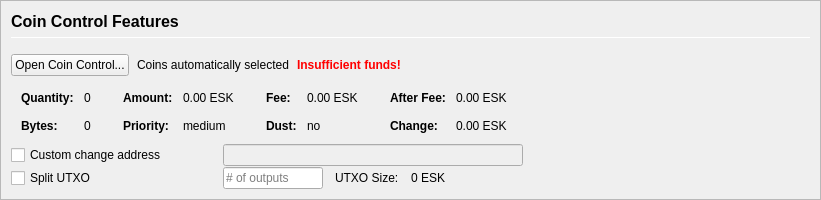
         <widget class="QFrame" name="frameCoinControl">
          <property name="sizePolicy">
           <sizepolicy hsizetype="Expanding" vsizetype="Expanding">
            <horstretch>0</horstretch>
            <verstretch>0</verstretch>
           </sizepolicy>
          </property>
          <property name="maximumSize">
           <size>
            <width>16777215</width>
            <height>16777215</height>
           </size>
          </property>
          <property name="frameShape">
           <enum>QFrame::StyledPanel</enum>
          </property>
          <property name="frameShadow">
           <enum>QFrame::Sunken</enum>
          </property>
          <layout class="QVBoxLayout" name="verticalLayoutCoinControl2">
           <property name="spacing">
            <number>0</number>
           </property>
           <property name="margin">
            <number>0</number>
           </property>
           <item>
            <widget class="QFrame" name="frameCoinControl_BG">
             <layout class="QVBoxLayout" name="verticalLayoutCoinControl" stretch="0,0,0,0,0,0">
              <property name="spacing">
               <number>1</number>
              </property>
              <property name="leftMargin">
               <number>10</number>
              </property>
              <property name="topMargin">
               <number>10</number>
              </property>
              <item>
               <layout class="QHBoxLayout" name="horizontalLayoutCoinControl1">
                <property name="bottomMargin">
                 <number>15</number>
                </property>
                <item>
                 <layout class="QVBoxLayout" name="verticalLayout_3">
                  <property name="spacing">
                   <number>6</number>
                  </property>
                  <item>
                   <widget class="QLabel" name="labelCoinControlFeatures">
                    <property name="sizePolicy">
                     <sizepolicy hsizetype="Preferred" vsizetype="Maximum">
                      <horstretch>0</horstretch>
                      <verstretch>0</verstretch>
                     </sizepolicy>
                    </property>
                    <property name="minimumSize">
                     <size>
                      <width>0</width>
                      <height>20</height>
                     </size>
                    </property>
                    <property name="font">
                     <font>
                      <pointsize>12</pointsize>
                      <weight>75</weight>
                      <bold>true</bold>
                     </font>
                    </property>
                    <property name="styleSheet">
                     <string notr="true">font-weight:bold;</string>
                    </property>
                    <property name="text">
                     <string>Coin Control Features</string>
                    </property>
                   </widget>
                  </item>
                  <item>
                   <widget class="Line" name="line">
                    <property name="minimumSize">
                     <size>
                      <width>0</width>
                      <height>1</height>
                     </size>
                    </property>
                    <property name="maximumSize">
                     <size>
                      <width>16777215</width>
                      <height>1</height>
                     </size>
                    </property>
                    <property name="orientation">
                     <enum>Qt::Horizontal</enum>
                    </property>
                   </widget>
                  </item>
                 </layout>
                </item>
               </layout>
              </item>
              <item>
               <layout class="QHBoxLayout" name="horizontalLayoutCoinControl2" stretch="0,0,0,0">
                <property name="spacing">
                 <number>8</number>
                </property>
                <property name="bottomMargin">
                 <number>10</number>
                </property>
                <item>
                 <widget class="QPushButton" name="pushButtonCoinControl">
                  <property name="styleSheet">
                   <string notr="true"/>
                  </property>
                  <property name="text">
                   <string>Open Coin Control...</string>
                  </property>
                  <property name="autoDefault">
                   <bool>false</bool>
                  </property>
                 </widget>
                </item>
                <item>
                 <widget class="QLabel" name="labelCoinControlAutomaticallySelected">
                  <property name="text">
                   <string>Coins automatically selected</string>
                  </property>
                  <property name="margin">
                   <number>5</number>
                  </property>
                 </widget>
                </item>
                <item>
                 <widget class="QLabel" name="labelCoinControlInsuffFunds">
                  <property name="font">
                   <font>
                    <weight>75</weight>
                    <bold>true</bold>
                   </font>
                  </property>
                  <property name="styleSheet">
                   <string notr="true">color:red;font-weight:bold;</string>
                  </property>
                  <property name="text">
                   <string>Insufficient funds!</string>
                  </property>
                  <property name="margin">
                   <number>5</number>
                  </property>
                 </widget>
                </item>
                <item>
                 <spacer name="horizontalSpacerCoinControl">
                  <property name="orientation">
                   <enum>Qt::Horizontal</enum>
                  </property>
                  <property name="sizeHint" stdset="0">
                   <size>
                    <width>40</width>
                    <height>1</height>
                   </size>
                  </property>
                 </spacer>
                </item>
               </layout>
              </item>
              <item>
               <widget class="QWidget" name="widgetCoinControl" native="true">
                <property name="sizePolicy">
                 <sizepolicy hsizetype="Preferred" vsizetype="Preferred">
                  <horstretch>0</horstretch>
                  <verstretch>0</verstretch>
                 </sizepolicy>
                </property>
                <property name="minimumSize">
                 <size>
                  <width>0</width>
                  <height>0</height>
                 </size>
                </property>
                <property name="styleSheet">
                 <string notr="true"/>
                </property>
                <layout class="QHBoxLayout" name="horizontalLayoutCoinControl5">
                 <property name="margin">
                  <number>0</number>
                 </property>
                 <item>
                  <layout class="QHBoxLayout" name="horizontalLayoutCoinControl3" stretch="0,0,0,1">
                   <property name="spacing">
                    <number>20</number>
                   </property>
                   <property name="topMargin">
                    <number>0</number>
                   </property>
                   <property name="bottomMargin">
                    <number>10</number>
                   </property>
                   <item>
                    <layout class="QFormLayout" name="formLayoutCoinControl1">
                     <property name="horizontalSpacing">
                      <number>10</number>
                     </property>
                     <property name="verticalSpacing">
                      <number>14</number>
                     </property>
                     <property name="leftMargin">
                      <number>10</number>
                     </property>
                     <property name="topMargin">
                      <number>4</number>
                     </property>
                     <property name="rightMargin">
                      <number>6</number>
                     </property>
                     <item row="0" column="0">
                      <widget class="QLabel" name="labelCoinControlQuantityText">
                       <property name="font">
                        <font>
                         <weight>75</weight>
                         <bold>true</bold>
                        </font>
                       </property>
                       <property name="text">
                        <string>Quantity:</string>
                       </property>
                       <property name="margin">
                        <number>0</number>
                       </property>
                      </widget>
                     </item>
                     <item row="0" column="1">
                      <widget class="QLabel" name="labelCoinControlQuantity">
                       <property name="cursor">
                        <cursorShape>IBeamCursor</cursorShape>
                       </property>
                       <property name="contextMenuPolicy">
                        <enum>Qt::ActionsContextMenu</enum>
                       </property>
                       <property name="text">
                        <string notr="true">0</string>
                       </property>
                       <property name="margin">
                        <number>0</number>
                       </property>
                       <property name="textInteractionFlags">
                        <set>Qt::LinksAccessibleByMouse|Qt::TextSelectableByKeyboard|Qt::TextSelectableByMouse</set>
                       </property>
                      </widget>
                     </item>
                     <item row="1" column="0">
                      <widget class="QLabel" name="labelCoinControlBytesText">
                       <property name="font">
                        <font>
                         <weight>75</weight>
                         <bold>true</bold>
                        </font>
                       </property>
                       <property name="text">
                        <string>Bytes:</string>
                       </property>
                      </widget>
                     </item>
                     <item row="1" column="1">
                      <widget class="QLabel" name="labelCoinControlBytes">
                       <property name="cursor">
                        <cursorShape>IBeamCursor</cursorShape>
                       </property>
                       <property name="contextMenuPolicy">
                        <enum>Qt::ActionsContextMenu</enum>
                       </property>
                       <property name="text">
                        <string notr="true">0</string>
                       </property>
                       <property name="textInteractionFlags">
                        <set>Qt::LinksAccessibleByMouse|Qt::TextSelectableByKeyboard|Qt::TextSelectableByMouse</set>
                       </property>
                      </widget>
                     </item>
                    </layout>
                   </item>
                   <item>
                    <layout class="QFormLayout" name="formLayoutCoinControl2">
                     <property name="horizontalSpacing">
                      <number>10</number>
                     </property>
                     <property name="verticalSpacing">
                      <number>14</number>
                     </property>
                     <property name="leftMargin">
                      <number>6</number>
                     </property>
                     <property name="topMargin">
                      <number>4</number>
                     </property>
                     <property name="rightMargin">
                      <number>6</number>
                     </property>
                     <item row="0" column="0">
                      <widget class="QLabel" name="labelCoinControlAmountText">
                       <property name="font">
                        <font>
                         <weight>75</weight>
                         <bold>true</bold>
                        </font>
                       </property>
                       <property name="text">
                        <string>Amount:</string>
                       </property>
                       <property name="margin">
                        <number>0</number>
                       </property>
                      </widget>
                     </item>
                     <item row="0" column="1">
                      <widget class="QLabel" name="labelCoinControlAmount">
                       <property name="cursor">
                        <cursorShape>IBeamCursor</cursorShape>
                       </property>
                       <property name="contextMenuPolicy">
                        <enum>Qt::ActionsContextMenu</enum>
                       </property>
                       <property name="text">
                        <string notr="true">0.00 ESK</string>
                       </property>
                       <property name="textInteractionFlags">
                        <set>Qt::LinksAccessibleByMouse|Qt::TextSelectableByKeyboard|Qt::TextSelectableByMouse</set>
                       </property>
                      </widget>
                     </item>
                     <item row="1" column="0">
                      <widget class="QLabel" name="labelCoinControlPriorityText">
                       <property name="font">
                        <font>
                         <weight>75</weight>
                         <bold>true</bold>
                        </font>
                       </property>
                       <property name="text">
                        <string>Priority:</string>
                       </property>
                      </widget>
                     </item>
                     <item row="1" column="1">
                      <widget class="QLabel" name="labelCoinControlPriority">
                       <property name="cursor">
                        <cursorShape>IBeamCursor</cursorShape>
                       </property>
                       <property name="contextMenuPolicy">
                        <enum>Qt::ActionsContextMenu</enum>
                       </property>
                       <property name="text">
                        <string>medium</string>
                       </property>
                       <property name="textInteractionFlags">
                        <set>Qt::LinksAccessibleByMouse|Qt::TextSelectableByKeyboard|Qt::TextSelectableByMouse</set>
                       </property>
                      </widget>
                     </item>
                    </layout>
                   </item>
                   <item>
                    <layout class="QFormLayout" name="formLayoutCoinControl3">
                     <property name="horizontalSpacing">
                      <number>10</number>
                     </property>
                     <property name="verticalSpacing">
                      <number>14</number>
                     </property>
                     <property name="leftMargin">
                      <number>6</number>
                     </property>
                     <property name="topMargin">
                      <number>4</number>
                     </property>
                     <property name="rightMargin">
                      <number>6</number>
                     </property>
                     <item row="0" column="0">
                      <widget class="QLabel" name="labelCoinControlFeeText">
                       <property name="font">
                        <font>
                         <weight>75</weight>
                         <bold>true</bold>
                        </font>
                       </property>
                       <property name="text">
                        <string>Fee:</string>
                       </property>
                       <property name="margin">
                        <number>0</number>
                       </property>
                      </widget>
                     </item>
                     <item row="0" column="1">
                      <widget class="QLabel" name="labelCoinControlFee">
                       <property name="cursor">
                        <cursorShape>IBeamCursor</cursorShape>
                       </property>
                       <property name="contextMenuPolicy">
                        <enum>Qt::ActionsContextMenu</enum>
                       </property>
                       <property name="text">
                        <string notr="true">0.00 ESK</string>
                       </property>
                       <property name="textInteractionFlags">
                        <set>Qt::LinksAccessibleByMouse|Qt::TextSelectableByKeyboard|Qt::TextSelectableByMouse</set>
                       </property>
                      </widget>
                     </item>
                     <item row="1" column="0">
                      <widget class="QLabel" name="labelCoinControlLowOutputText">
                       <property name="font">
                        <font>
                         <weight>75</weight>
                         <bold>true</bold>
                        </font>
                       </property>
                       <property name="text">
                        <string>Dust:</string>
                       </property>
                      </widget>
                     </item>
                     <item row="1" column="1">
                      <widget class="QLabel" name="labelCoinControlLowOutput">
                       <property name="cursor">
                        <cursorShape>IBeamCursor</cursorShape>
                       </property>
                       <property name="contextMenuPolicy">
                        <enum>Qt::ActionsContextMenu</enum>
                       </property>
                       <property name="text">
                        <string>no</string>
                       </property>
                       <property name="textInteractionFlags">
                        <set>Qt::LinksAccessibleByMouse|Qt::TextSelectableByKeyboard|Qt::TextSelectableByMouse</set>
                       </property>
                      </widget>
                     </item>
                    </layout>
                   </item>
                   <item>
                    <layout class="QFormLayout" name="formLayoutCoinControl4">
                     <property name="horizontalSpacing">
                      <number>10</number>
                     </property>
                     <property name="verticalSpacing">
                      <number>14</number>
                     </property>
                     <property name="leftMargin">
                      <number>6</number>
                     </property>
                     <property name="topMargin">
                      <number>4</number>
                     </property>
                     <property name="rightMargin">
                      <number>6</number>
                     </property>
                     <item row="0" column="0">
                      <widget class="QLabel" name="labelCoinControlAfterFeeText">
                       <property name="font">
                        <font>
                         <weight>75</weight>
                         <bold>true</bold>
                        </font>
                       </property>
                       <property name="text">
                        <string>After Fee:</string>
                       </property>
                       <property name="margin">
                        <number>0</number>
                       </property>
                      </widget>
                     </item>
                     <item row="0" column="1">
                      <widget class="QLabel" name="labelCoinControlAfterFee">
                       <property name="cursor">
                        <cursorShape>IBeamCursor</cursorShape>
                       </property>
                       <property name="contextMenuPolicy">
                        <enum>Qt::ActionsContextMenu</enum>
                       </property>
                       <property name="text">
                        <string notr="true">0.00 ESK</string>
                       </property>
                       <property name="textInteractionFlags">
                        <set>Qt::LinksAccessibleByMouse|Qt::TextSelectableByKeyboard|Qt::TextSelectableByMouse</set>
                       </property>
                      </widget>
                     </item>
                     <item row="1" column="0">
                      <widget class="QLabel" name="labelCoinControlChangeText">
                       <property name="font">
                        <font>
                         <weight>75</weight>
                         <bold>true</bold>
                        </font>
                       </property>
                       <property name="text">
                        <string>Change:</string>
                       </property>
                      </widget>
                     </item>
                     <item row="1" column="1">
                      <widget class="QLabel" name="labelCoinControlChange">
                       <property name="cursor">
                        <cursorShape>IBeamCursor</cursorShape>
                       </property>
                       <property name="contextMenuPolicy">
                        <enum>Qt::ActionsContextMenu</enum>
                       </property>
                       <property name="text">
                        <string notr="true">0.00 ESK</string>
                       </property>
                       <property name="textInteractionFlags">
                        <set>Qt::LinksAccessibleByMouse|Qt::TextSelectableByKeyboard|Qt::TextSelectableByMouse</set>
                       </property>
                      </widget>
                     </item>
                    </layout>
                   </item>
                  </layout>
                 </item>
                </layout>
               </widget>
              </item>
              <item>
               <layout class="QHBoxLayout" name="horizontalLayoutCoinControl4">
                <property name="spacing">
                 <number>12</number>
                </property>
                <property name="sizeConstraint">
                 <enum>QLayout::SetDefaultConstraint</enum>
                </property>
                <property name="topMargin">
                 <number>0</number>
                </property>
                <property name="rightMargin">
                 <number>0</number>
                </property>
                <item>
                 <widget class="QCheckBox" name="checkBoxCoinControlChange">
                  <property name="sizePolicy">
                   <sizepolicy hsizetype="Preferred" vsizetype="Preferred">
                    <horstretch>0</horstretch>
                    <verstretch>0</verstretch>
                   </sizepolicy>
                  </property>
                  <property name="minimumSize">
                   <size>
                    <width>200</width>
                    <height>0</height>
                   </size>
                  </property>
                  <property name="maximumSize">
                   <size>
                    <width>200</width>
                    <height>16777215</height>
                   </size>
                  </property>
                  <property name="toolTip">
                   <string>If this is activated, but the change address is empty or invalid, change will be sent to a newly generated address.</string>
                  </property>
                  <property name="text">
                   <string>Custom change address</string>
                  </property>
                 </widget>
                </item>
                <item>
                 <widget class="QValidatedLineEdit" name="lineEditCoinControlChange">
                  <property name="enabled">
                   <bool>false</bool>
                  </property>
                  <property name="sizePolicy">
                   <sizepolicy hsizetype="Preferred" vsizetype="Preferred">
                    <horstretch>0</horstretch>
                    <verstretch>0</verstretch>
                   </sizepolicy>
                  </property>
                  <property name="minimumSize">
                   <size>
                    <width>300</width>
                    <height>0</height>
                   </size>
                  </property>
                 </widget>
                </item>
                <item>
                 <widget class="QLabel" name="labelCoinControlChangeLabel">
                  <property name="sizePolicy">
                   <sizepolicy hsizetype="Preferred" vsizetype="Preferred">
                    <horstretch>0</horstretch>
                    <verstretch>0</verstretch>
                   </sizepolicy>
                  </property>
                  <property name="minimumSize">
                   <size>
                    <width>100</width>
                    <height>0</height>
                   </size>
                  </property>
                  <property name="text">
                   <string/>
                  </property>
                  <property name="margin">
                   <number>3</number>
                  </property>
                 </widget>
                </item>
               </layout>
              </item>
              <item>
               <layout class="QHBoxLayout" name="horizontalLayoutCoinControl6">
                <property name="spacing">
                 <number>12</number>
                </property>
                <property name="rightMargin">
                 <number>0</number>
                </property>
                <item>
                 <widget class="QCheckBox" name="splitBlockCheckBox">
                  <property name="sizePolicy">
                   <sizepolicy hsizetype="Preferred" vsizetype="Preferred">
                    <horstretch>0</horstretch>
                    <verstretch>0</verstretch>
                   </sizepolicy>
                  </property>
                  <property name="minimumSize">
                   <size>
                    <width>200</width>
                    <height>0</height>
                   </size>
                  </property>
                  <property name="maximumSize">
                   <size>
                    <width>200</width>
                    <height>16777215</height>
                   </size>
                  </property>
                  <property name="text">
                   <string>Split UTXO</string>
                  </property>
                 </widget>
                </item>
                <item>
                 <widget class="QLineEdit" name="splitBlockLineEdit">
                  <property name="sizePolicy">
                   <sizepolicy hsizetype="Preferred" vsizetype="Preferred">
                    <horstretch>50</horstretch>
                    <verstretch>0</verstretch>
                   </sizepolicy>
                  </property>
                  <property name="minimumSize">
                   <size>
                    <width>100</width>
                    <height>0</height>
                   </size>
                  </property>
                  <property name="maximumSize">
                   <size>
                    <width>100</width>
                    <height>16777215</height>
                   </size>
                  </property>
                  <property name="placeholderText">
                   <string># of outputs</string>
                  </property>
                 </widget>
                </item>
                <item>
                 <widget class="QLabel" name="labelBlockSizeText">
                  <property name="text">
                   <string>UTXO Size:</string>
                  </property>
                 </widget>
                </item>
                <item>
                 <widget class="QLabel" name="labelBlockSize">
                  <property name="text">
                   <string>0 ESK</string>
                  </property>
                 </widget>
                </item>
                <item>
                 <spacer name="horizontalSpacer_7">
                  <property name="orientation">
                   <enum>Qt::Horizontal</enum>
                  </property>
                  <property name="sizeHint" stdset="0">
                   <size>
                    <width>40</width>
                    <height>20</height>
                   </size>
                  </property>
                 </spacer>
                </item>
               </layout>
              </item>
              <item>
               <spacer name="verticalSpacerCoinControl">
                <property name="orientation">
                 <enum>Qt::Vertical</enum>
                </property>
                <property name="sizeHint" stdset="0">
                 <size>
                  <width>800</width>
                  <height>1</height>
                 </size>
                </property>
               </spacer>
              </item>
             </layout>
            </widget>
           </item>
          </layout>
         </widget>
